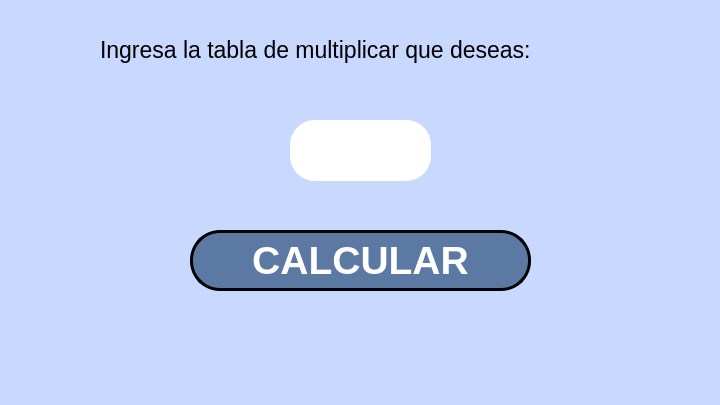
<?xml version="1.0" encoding="UTF-8"?>
<ui version="4.0">
 <class>MainWindow</class>
 <widget class="QMainWindow" name="MainWindow">
  <property name="geometry">
   <rect>
    <x>0</x>
    <y>0</y>
    <width>720</width>
    <height>405</height>
   </rect>
  </property>
  <property name="windowTitle">
   <string>MainWindow</string>
  </property>
  <property name="styleSheet">
   <string notr="true">background-color: rgb(200, 216, 255);</string>
  </property>
  <widget class="QWidget" name="centralwidget">
   <widget class="QPushButton" name="btn_sumar">
    <property name="geometry">
     <rect>
      <x>190</x>
      <y>230</y>
      <width>341</width>
      <height>61</height>
     </rect>
    </property>
    <property name="font">
     <font>
      <pointsize>29</pointsize>
      <weight>75</weight>
      <bold>true</bold>
     </font>
    </property>
    <property name="styleSheet">
     <string notr="true">background-color: rgb(91, 121, 163);
color: rgb(255, 255, 255);
border-radius: 30px;
border: 3px solid black;

</string>
    </property>
    <property name="text">
     <string>CALCULAR</string>
    </property>
   </widget>
   <widget class="QLineEdit" name="txt_A">
    <property name="geometry">
     <rect>
      <x>290</x>
      <y>120</y>
      <width>141</width>
      <height>61</height>
     </rect>
    </property>
    <property name="font">
     <font>
      <pointsize>40</pointsize>
      <weight>75</weight>
      <bold>true</bold>
     </font>
    </property>
    <property name="styleSheet">
     <string notr="true">background-color: rgb(255, 255, 255);
border-radius:25px;
</string>
    </property>
    <property name="text">
     <string/>
    </property>
    <property name="alignment">
     <set>Qt::AlignCenter</set>
    </property>
   </widget>
   <widget class="QLabel" name="label">
    <property name="geometry">
     <rect>
      <x>100</x>
      <y>10</y>
      <width>581</width>
      <height>81</height>
     </rect>
    </property>
    <property name="font">
     <font>
      <pointsize>17</pointsize>
     </font>
    </property>
    <property name="text">
     <string>&lt;html&gt;&lt;head/&gt;&lt;body&gt;&lt;p&gt;Ingresa la tabla de multiplicar que deseas:&lt;/p&gt;&lt;/body&gt;&lt;/html&gt;</string>
    </property>
   </widget>
  </widget>
  <widget class="QMenuBar" name="menubar">
   <property name="geometry">
    <rect>
     <x>0</x>
     <y>0</y>
     <width>720</width>
     <height>26</height>
    </rect>
   </property>
  </widget>
  <widget class="QStatusBar" name="statusbar"/>
 </widget>
 <resources/>
 <connections/>
</ui>
